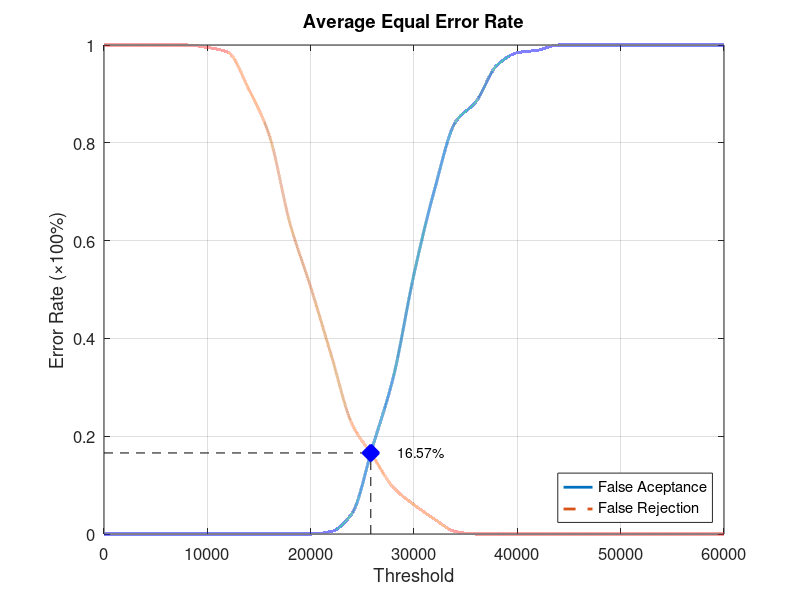
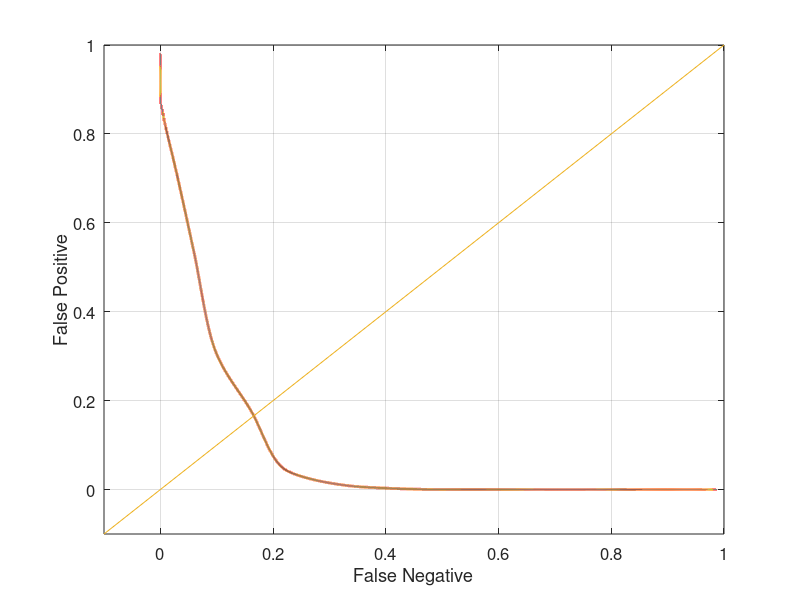

Write the MATLAB code that produced these figures, in order.
function yEER = Database4_3
close all;
clear;
clc;
x = 0:2000:60000;
xq = 0:0.5:60000;

y0 = [0 0 0 0 0 0 0 0 0 0 0 0.00526316 0.0421053 0.178947 0.321053 0.531579 0.705263 0.842105 0.884211 0.957895 0.984211 0.989474 1 1 1 1 1 1 1 1 1];
yy0 = interp1(x, y0, xq, 'pchip');
y1 = [1 1 1 1 1 0.995 0.985 0.91 0.815 0.635 0.505 0.365 0.225 0.16 0.095 0.06 0.03 0.005 0 0 0 0 0 0 0 0 0 0 0 0 0];
yy1 = interp1(x, y1, xq, 'pchip');

% Calculating EER: 
y2 = abs(y0 - y1);
find(y2 == min(y2))
yy2 = abs(yy0 - yy1);
xEER = find(yy2 == min(yy2));
xEERIndex = xq(xEER) % X-axis EER
yEER = yy0(xEER) % Y-axis EER

main = figure
plot(xq, yy0,'-','LineWidth', 2);	hold on
plot(xq, yy1,'--','LineWidth', 2);	hold on
plot([xEERIndex xEERIndex], [0 yEER], 'k--');	hold on
plot([0 xEERIndex], [yEER yEER], 'k--');	hold on
plot(xEERIndex, yEER, 'bx', 'LineWidth', 10);	hold on
text(xEERIndex + 10 * xEERIndex / 100, yEER, [num2str(round((10000 * yEER)) / 100) '%'])
legend('False Aceptance', 'False Rejection', 'Location', 'SouthEast')
xlabel('Threshold')
ylabel('Error Rate (\times100%)')
title('Average Equal Error Rate')
set(gca, 'FontSize', 12)
axis([0 60000 0 1])
grid on

print(main, 'Database4_3Main', '-dpng');
FNRxFPR = figure('Color', [1 1 1]);
plot(yy1, yy0, '-', yy1, yy0, 'LineWidth', 2);
hold on
y = -0.1:0.1:1
plot(y, y); 
set(gca, 'FontSize', 12)
xlabel('False Negative')
ylabel('False Positive')
axis([-0.1 1 -0.1 1])
set(gca, 'FontSize', 12)
grid on

print(FNRxFPR, 'Database4_3FNRxFPR','-dpng');
end
